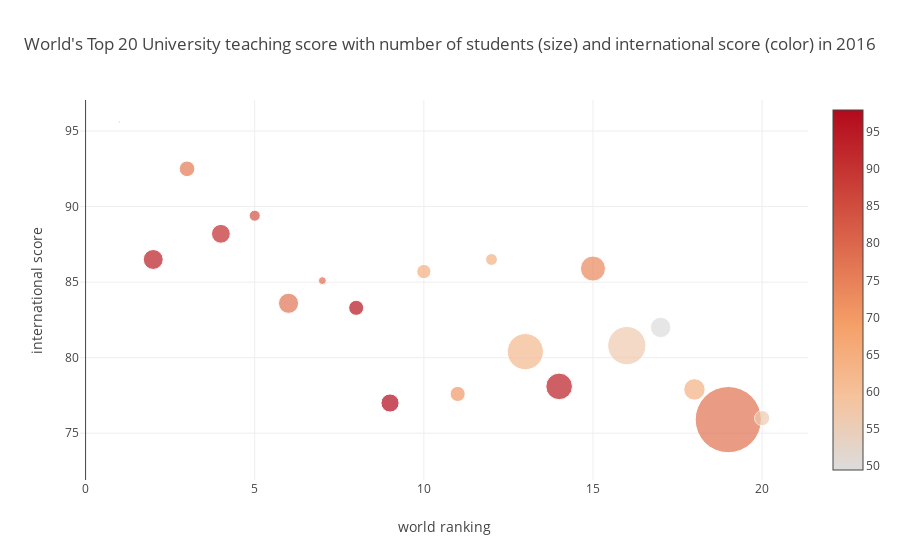

The code cell stored with this chart in its notebook:
### Markdown cell above
#### Bubble Chart: World's Top 20 University teaching score with number of students (size) and international score (color) in 2016

### Code cell
# Prepare data
df2016_top20 = df_rank[df_rank.year == 2016].iloc[:20,:]
num_students_size  = [float(each.replace(',', '.')) for each in df2016_top20.num_students]
international_color = [float(each) for each in df2016_top20.international]

data = [{'y': df2016_top20.teaching,
         'x': df2016_top20.world_rank,
         'mode': 'markers',
         'marker': {'color': international_color,
                    'size': num_students_size,
                    'showscale': True},
         "text" :  df2016_top20.university_name}]

layout={'xaxis': {'title': 'world ranking'},
        'yaxis': {'title': 'international score'},
        'title': "World's Top 20 University teaching score with number of students (size) and international score (color) in 2016"}

fig7 = go.Figure(data=data, layout=layout)

iplot(fig7)

### Figure 1 — Plotly figure (JSON) as saved in the notebook; plotly's stock layout.template omitted (floating-point values rounded to 4 significant figures)
{"data": [{"marker": {"color": [64, 94.4, 76.3, 91.5, 84, 77.2, 78.5, 96, 97.9, 65, 70, 64.3, 61.9, 94.4, 73.5, 56.4, 49.5, 63.9, 77.8, 56.5], "showscale": true, "size": [2.243, 19.92, 15.6, 18.81, 11.07, 20.15, 7.929, 15.06, 18.18, 14.22, 15.13, 11.75, 36.19, 26.61, 25.05, 38.21, 20.38, 21.42, 66.2, 15.17]}, "mode": "markers", "text": ["California Institute of Technology", "University of Oxford", "Stanford University", "University of Cambridge", "Massachusetts Institute of Technology", "Harvard University", "Princeton University", "Imperial College London", "ETH Zurich – Swiss Federal Institute of Technology Zurich", "University of Chicago", "Johns Hopkins University", "Yale University", "University of California, Berkeley", "University College London", "Columbia University", "University of California, Los Angeles", "University of Pennsylvania", "Cornell University", "University of Toronto", "Duke University"], "type": "scatter", "uid": "0fb96811-12e8-46ab-881e-268140a355a7", "x": ["1", "2", "3", "4", "5", "6", "7", "8", "9", "10", "11", "12", "13", "14", "15", "16", "17", "18", "19", "20"], "y": [95.6, 86.5, 92.5, 88.2, 89.4, 83.6, 85.1, 83.3, 77, 85.7, 77.6, 86.5, 80.4, 78.1, 85.9, 80.8, 82, 77.9, 75.9, 76]}], "layout": {"title": {"text": "World's Top 20 University teaching score with number of students (size) and international score (color) in 2016"}, "xaxis": {"title": {"text": "world ranking"}}, "yaxis": {"title": {"text": "international score"}}}}
